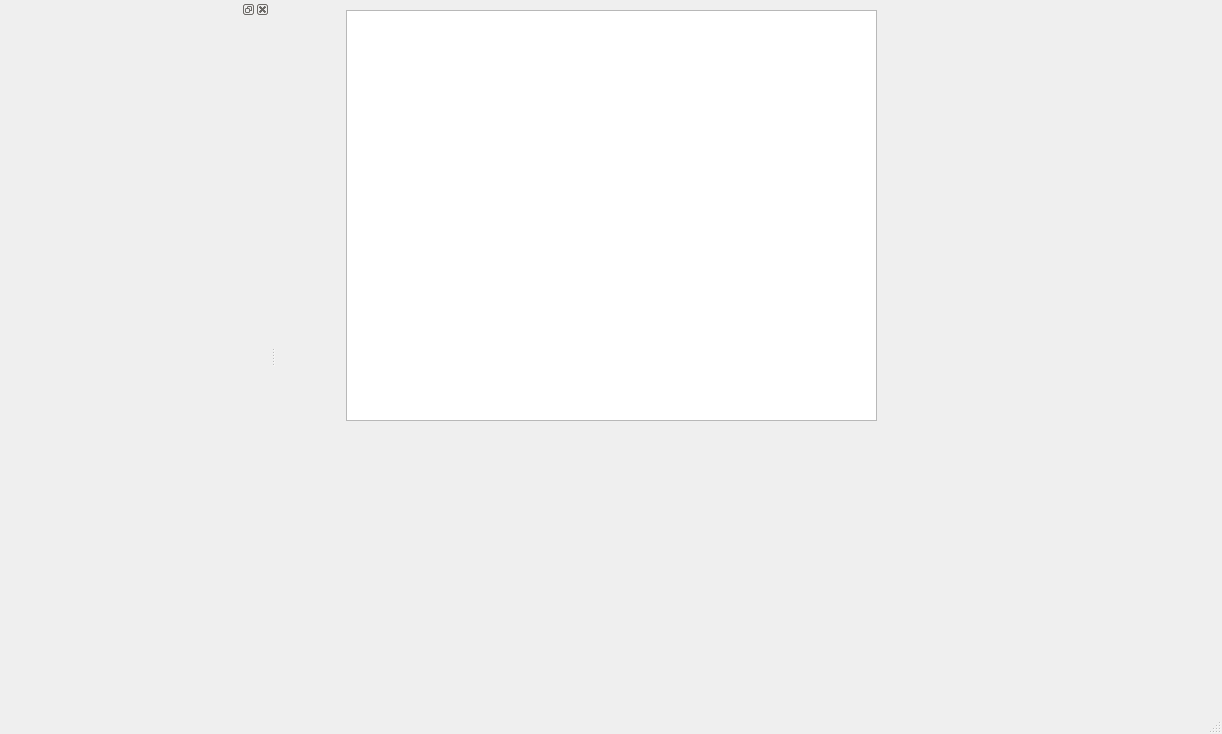
<?xml version="1.0" encoding="UTF-8"?>
<ui version="4.0">
 <class>MainWindow</class>
 <widget class="QMainWindow" name="MainWindow">
  <property name="geometry">
   <rect>
    <x>0</x>
    <y>0</y>
    <width>1222</width>
    <height>734</height>
   </rect>
  </property>
  <property name="windowTitle">
   <string>MainWindow</string>
  </property>
  <widget class="QWidget" name="centralwidget">
   <widget class="QGraphicsView" name="graphicsView">
    <property name="geometry">
     <rect>
      <x>70</x>
      <y>10</y>
      <width>531</width>
      <height>411</height>
     </rect>
    </property>
   </widget>
  </widget>
  <widget class="QMenuBar" name="menubar">
   <property name="geometry">
    <rect>
     <x>0</x>
     <y>0</y>
     <width>1222</width>
     <height>30</height>
    </rect>
   </property>
  </widget>
  <widget class="QStatusBar" name="statusbar"/>
  <widget class="QDockWidget" name="dockWidget">
   <property name="minimumSize">
    <size>
     <width>270</width>
     <height>50</height>
    </size>
   </property>
   <attribute name="dockWidgetArea">
    <number>1</number>
   </attribute>
   <widget class="QWidget" name="dockWidgetContents"/>
  </widget>
 </widget>
 <resources/>
 <connections/>
</ui>
